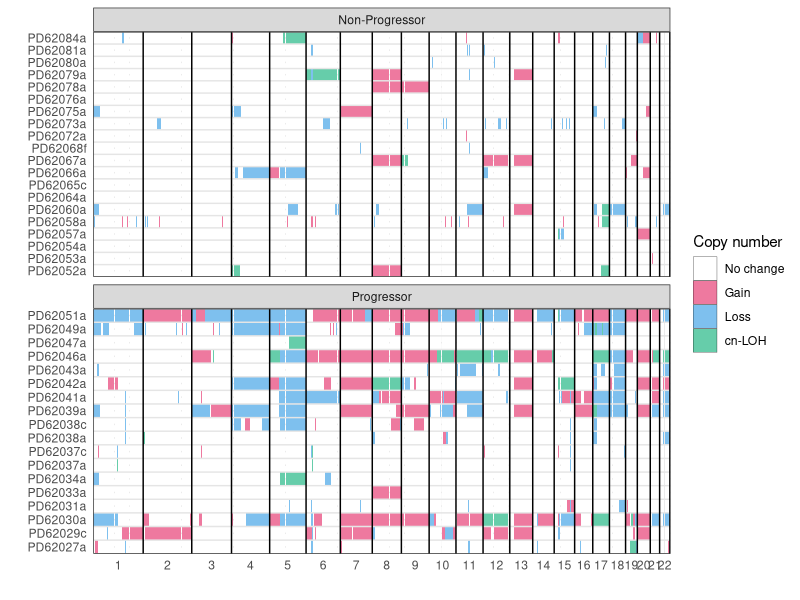
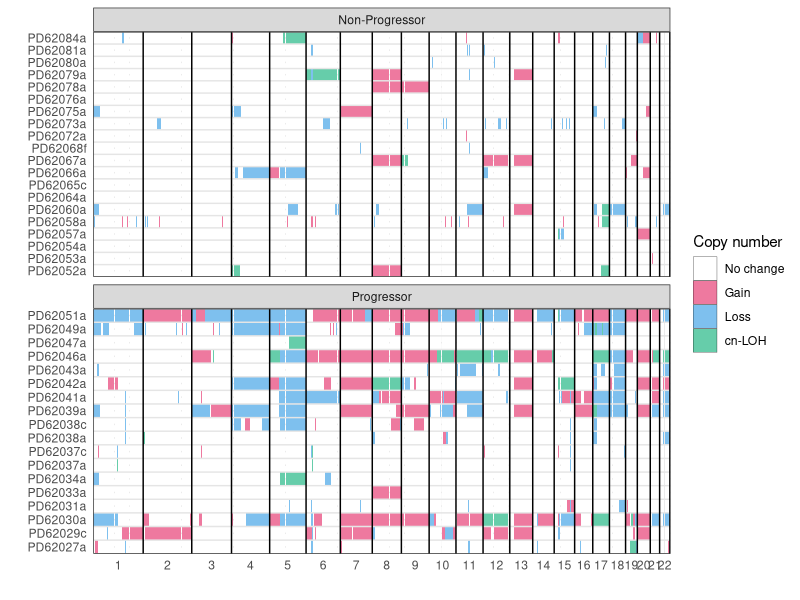

Write R code to recreate these figures, in order.
library(ggplot2)
library(cowplot)
library(readr)
library(dplyr)

# load in chromosome sizes
chrom_sizes <- read.table("metadata/rescources/GRCh38_chrom_sizes.csv", header = 0, stringsAsFactors = F, sep = ",")
chrom_sizes[, 3] <- cumsum(as.numeric(chrom_sizes[, 2]))
chrom_sizes$V1 <- gsub("^chr", "", chrom_sizes$V1)

# Read in metadata
metadata <- read_tsv("metadata/final_metadata_qc_pass.tsv")
nprog_pre <- read_tsv("metadata/sample_lists/non_progressor_precursor_samples_ppat.tsv", col_names = "Sample") |>
  mutate(Group = "Non-Progressor")
prog_pre <- read_tsv("metadata/sample_lists/progressor_precursor_samples_ppat.tsv", col_names = "Sample") |>
  mutate(Group = "Progressor")
samples <- rbind(nprog_pre, prog_pre)

# Load in CN segments
segments <- read_tsv("data/copy_number/segments/all_segments.tsv")

loh_segments <- read_tsv("data/copy_number/segments/all_cn-loh_segments.tsv") |>
  mutate(CN = "cn-LOH")

segments <- segments |>
  rows_update(loh_segments, by = c("Sample", "chr", "startpos", "endpos")) |>
  left_join(samples)

# Create a sample list (vector) of unique sample IDs
sample_list <- intersect(samples[["Sample"]], unique(segments$Sample))

# Prep
bin_size <- 100000
filter_size <- 1000000

cnv_calls <- array(data = 0, dim = c((chrom_sizes[24, 3] / bin_size) + 1, length(sample_list)))
colnames(cnv_calls) <- unique(sample_list)

segments$startcumpos <- segments$startpos
segments$endcumpos <- segments$endpos

for (i in 1:nrow(segments)) {
  if (segments$chr[i] != "1") {
    segments$startcumpos[i] <- segments$startpos[i] + chrom_sizes$V3[which(chrom_sizes$V1 == segments$chr[i]) - 1]
    segments$endcumpos[i] <- segments$endpos[i] + chrom_sizes$V3[which(chrom_sizes$V1 == segments$chr[i]) - 1]
  }
}

for (i in 1:length(sample_list)) {
  # Initialize vectors for gains and losses
  gain_temp <- vector()
  loss_temp <- vector()
  loh_temp <- vector()

  # Filter the segments for the current sample
  sample_segments <- segments[segments$Sample == sample_list[i], ]

  # Loop through each row of the filtered sample segments
  for (j in 1:nrow(sample_segments)) {
    # Check the CN status for the current segment
    if (sample_segments$CN[j] == "gain") {
      # Add bins for gain
      gain_temp <- c(gain_temp, floor(sample_segments$startcumpos[j] / bin_size):(floor(sample_segments$endcumpos[j] / bin_size) + 1))
    } else if (sample_segments$CN[j] == "loss") {
      # Add bins for loss
      loss_temp <- c(loss_temp, floor(sample_segments$startcumpos[j] / bin_size):(floor(sample_segments$endcumpos[j] / bin_size) + 1))
    } else if (sample_segments$CN[j] == "cn-LOH") {
      loh_temp <- c(loh_temp, floor(sample_segments$startcumpos[j] / bin_size):(floor(sample_segments$endcumpos[j] / bin_size) + 1))
    }
  }

  # Update the cnv_calls matrix for the current sample
  cnv_calls[unique(gain_temp), sample_list[i]] <- 1
  cnv_calls[unique(loss_temp), sample_list[i]] <- 2
  cnv_calls[unique(loh_temp), sample_list[i]] <- 3
}

cnv_calls_1 <- cnv_calls[1:28776, ]

# Single Plot
tidy_cnv_calls <- reshape2::melt(cnv_calls_1)
colnames(tidy_cnv_calls) <- c("bin", "sample", "cn_state")

tidy_cnv_calls$cn_state <- as.character(tidy_cnv_calls$cn_state)
tidy_cnv_calls <- tidy_cnv_calls %>%
  left_join(segments %>%
    select(Sample, Group) %>%
    distinct(), by = c("sample" = "Sample"))

p <- ggplot(data = tidy_cnv_calls) +
  geom_tile(aes(x = bin, y = sample, fill = cn_state)) +
  geom_hline(yintercept = ((1:length(sample_list)) - 0.5), color = "gray90") +
  geom_vline(xintercept = chrom_sizes$V3[1:22] / bin_size) +
  facet_wrap(~Group, nrow = 2, scales = "free_y") +
  scale_fill_manual(
    values = c("0" = "white", "1" = "palevioletred2", "2" = "skyblue2", "3" = "mediumaquamarine"),
    labels = c("0" = "No change", "2" = "Loss", "1" = "Gain", "3" = "cn-LOH"),
    guide = guide_legend(
      override.aes = list(color = "black", size = 0.5) # Add outline to legend squares
    )
  ) +
  theme_bw() +
  scale_x_continuous(
    expand = c(0, 0),
    breaks = c(chrom_sizes$V3[1:22] - (chrom_sizes$V2[1:22]) / 2) / bin_size,
    labels = c(1:22)
  ) +
  scale_y_discrete(expand = c(0, 0)) +
  labs(x = "", y = "", fill = "Copy number") +
  theme(
    axis.ticks = element_blank(),
    legend.position = "right"
  )

ggsave("plots/copy_number/heatmap/cn_heatmap.pdf", plot = p, width = 10, height = length(sample_list) / 6)
ggsave("plots/copy_number/heatmap/cn_heatmap.png", plot = p, width = 10, height = length(sample_list) / 6)


# # By variable
# groups <- unique(segments$Group)

# matrix <- array(data = 0, dim = c((chrom_sizes[24,3] / bin_size) + 1, length(groups)))
# colnames(matrix) <- groups

# per_variable_gains <- matrix
# per_variable_gains_summary <- matrix
# per_variable_losses <- matrix
# per_variable_losses_summary <- matrix

# for(i in 1:length(groups)){
#   per_variable_sample_ids <- unique(segments$Sample[segments$Group == groups[i]])

#   cnv_calls_variable_inc <- cnv_calls[,per_variable_sample_ids, drop = F]

#   gains_variable_inc <- cnv_calls_variable_inc
#   gains_variable_inc[gains_variable_inc == 1] <- 1
#   gains_variable_inc[gains_variable_inc != 1] <- 0

#   per_variable_gains[,i] <- rowSums(gains_variable_inc)
#   per_variable_gains_summary[,i] <- rowSums(gains_variable_inc) / length(per_variable_sample_ids)

#   losses_variable_inc <- cnv_calls_variable_inc
#   losses_variable_inc[losses_variable_inc != 2] <- 0
#   losses_variable_inc[losses_variable_inc == 2] <- 1

#   per_variable_losses[,i] <- rowSums(losses_variable_inc)
#   per_variable_losses_summary[,i] <- rowSums(losses_variable_inc) / length(per_variable_sample_ids)

# }

# per_variable_gains <-  per_variable_gains[1:28776,]
# per_variable_losses <-  per_variable_losses[1:28776,]

# per_variable_gains_summary <-  per_variable_gains_summary[1:28776,]
# per_variable_losses_summary <-  per_variable_losses_summary[1:28776,]


# tidy_variable_gains_summary <- reshape2::melt(per_variable_gains_summary)
# tidy_variable_losses_summary <- reshape2::melt(per_variable_losses_summary)


# colnames(tidy_variable_gains_summary) <- c("Chromosome", "Variable", "Gains")
# colnames(tidy_variable_losses_summary) <- c("Chromosome", "Variable", "Losses")

# #Plotting
# #gains only
#  p1 <-  ggplot(data = tidy_variable_gains_summary) +
#         geom_tile(aes(x = Chromosome, y = Variable, fill = Gains)) +
#         scale_fill_viridis_c(option = "rocket", direction = -1, limits = c(0, 1)) +
#         geom_hline(yintercept = ((1:length(groups)) - 0.5), color = "white") +
#         geom_vline(xintercept = chrom_sizes$V3[1:22] / bin_size) +
#         theme_bw() +
#         theme(panel.grid.major = element_blank(), panel.grid.minor = element_blank()) +
#         scale_x_continuous(expand = c(0,0), breaks = c(chrom_sizes$V3[1:22] - (chrom_sizes$V2[1:22])/2) / bin_size, labels = c(1:22)) +
#         scale_y_discrete(expand = c(0,0)) +
#         labs(fill = "Copy number", title = "Gains") +
#         ylab(var_title) +
#         theme(axis.ticks = element_blank(), text = element_text(size = 15))
# #ggsave(filename = paste0("rcc_all_countries_only_gains_battenberg_no_dup.pdf"), width = 15, height = length(countries)/4)
# #ggsave(filename = paste0("rcc_all_countries_only_gains_battenberg_no_dup.png"), width = 15, height = length(countries)/4)

# #losses only
#   p2 <- ggplot(data = tidy_variable_losses_summary) +
#         geom_tile(aes(x = Chromosome, y = Variable, fill = Losses)) +
#         #facet_grid(cols = vars(Chromosome)) +
#         scale_fill_viridis_c(option = "mako", direction = -1, limits = c(0, 1)) +
#         geom_hline(yintercept = ((1:length(groups)) - 0.5), color = "white") +
#         geom_vline(xintercept = chrom_sizes$V3[1:22] / bin_size) +
#         theme_bw() +
#         theme(panel.grid.major = element_blank(), panel.grid.minor = element_blank()) +
#         scale_x_continuous(expand = c(0,0), breaks = c(chrom_sizes$V3[1:22] - (chrom_sizes$V2[1:22])/2) / bin_size, labels = c(1:22)) +
#         scale_y_discrete(expand = c(0,0)) +
#         labs(fill = "Copy number", title = "Losses") +
#         ylab(var_title) +
#         theme(axis.ticks = element_blank(), text = element_text(size = 15))
# #ggsave(filename = paste0("rcc_all_countries_only_losses_battenberg_no_dup.pdf"), width = 15, height = 10)
# #ggsave(filename = paste0("test_rcc_all_countries_only_losses_battenberg_no_dup.png"), width = 15, height = length(countries)/4)


# plot_grid(p1, p2, labels = c('A', 'B'), nrow = 2, label_size = 12)
# ggsave(filename = paste0("plots/CN/copy_number_gains_and_losses.pdf"), width = 15, height = 6)
# #ggsave(filename = paste0("rcc_country_copy_number_gains_and_losses.png"), width = 15, height = length(countries))
